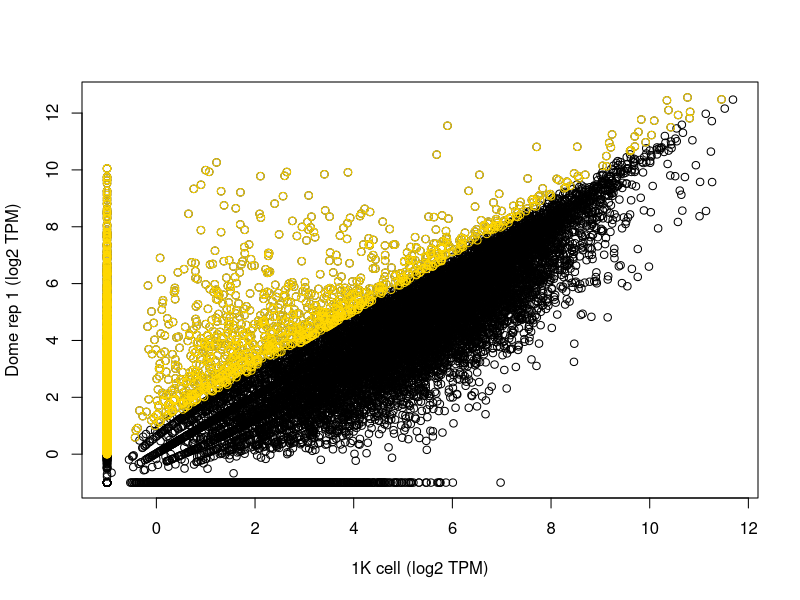

Source code (R):
## ---- chunk 1

genes <- read.table('zf_counts.txt', header=T, colClasses=c('character','numeric', 'numeric', 'numeric', 'numeric')) 

genes["X1kcell_rpk"] <- genes["X1kcell"]/genes["Length"]*10**3

genes["dome1_rpk"] <- genes["dome1"]/genes["Length"]*10**3

genes["dome2_rpk"] <- genes["dome2"]/genes["Length"]*10**3

genes["X1kcell_tpm"] <- genes["X1kcell_rpk"]*10**6/sum(genes["X1kcell_rpk"])

genes["dome1_tpm"] <- genes["dome1_rpk"]*10**6/sum(genes["dome1_rpk"])

genes["dome2_tpm"] <- genes["dome2_rpk"]*10**6/sum(genes["dome2_rpk"])

genes["X1kcell_lg_tpm"] <- log2(genes["X1kcell_tpm"] + 0.5)

genes["dome1_lg_tpm"] <- log2(genes["dome1_tpm"] + 0.5)

genes["dome2_lg_tpm"] <- log2(genes["dome2_tpm"] + 0.5)

genes["diff_log_d1_over_x1"] <- genes["dome1_lg_tpm"]-genes["X1kcell_lg_tpm"]

genes["diff_log_d2_over_x1"] <- genes["dome2_lg_tpm"]-genes["X1kcell_lg_tpm"]

genes["fold_log_d1_over_x1"] <- 2^genes["diff_log_d1_over_x1"]
genes["fold_log_d2_over_x1"] <- 2^genes["diff_log_d2_over_x1"]

genes[genes$Geneid=="ENSDARG00000096007",]

genes[genes$fold_log_d1_over_x1==max(genes$fold_log_d1_over_x1),]

two_fold_down <- subset(genes, dome1_lg_tpm-X1kcell_lg_tpm< -1)

two_fold_up <- subset(genes, dome1_lg_tpm-X1kcell_lg_tpm> 1)

two_fold_diff <- subset(genes, abs(dome1_lg_tpm-X1kcell_lg_tpm)> 1)

plot(genes$X1kcell_lg_tpm, genes$dome1_lg_tpm, xlab = '1K cell (log2 TPM)', ylab = 'Dome rep 1 (log2 TPM)')

points(two_fold_up$X1kcell_lg_tpm, two_fold_up$dome1_lg_tpm, col = 'gold')

head(genes)

